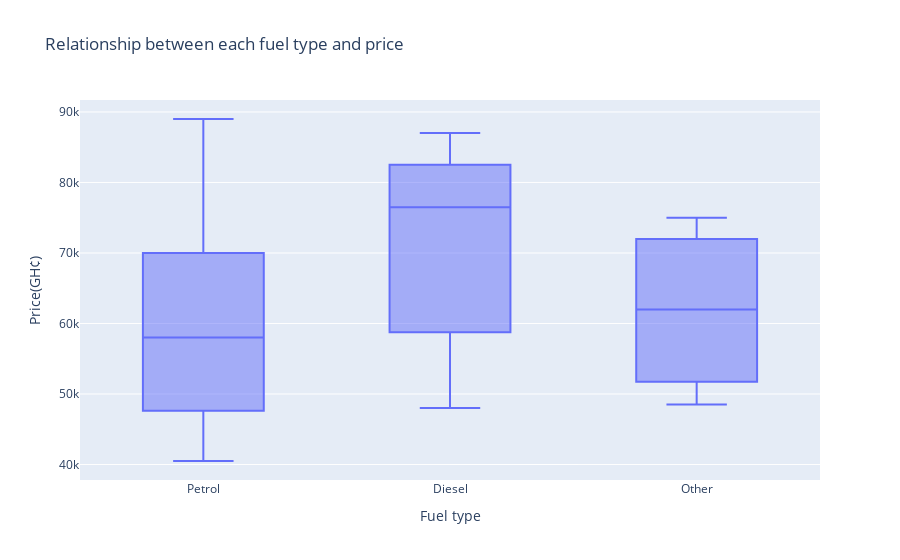

Here is the notebook cell this chart was saved with:
### Markdown cell above
### Fuel type vs Price

### Code cell
fig = px.box(df, x="Fuel type", y="Price(GH¢)", title='Relationship between each fuel type and price')
fig.show()

### Figure 1 — Plotly figure (JSON) as saved in the notebook; plotly's stock layout.template omitted (floating-point values rounded to 4 significant figures; data arrays with more than 128 entries replaced by an {"elided": "..."} marker saying what was removed)
{"data": [{"alignmentgroup": "True", "hovertemplate": "Fuel type=%{x}<br>Price(GH¢)=%{y}<extra></extra>", "legendgroup": "", "marker": {"color": "#636efa"}, "name": "", "notched": false, "offsetgroup": "", "orientation": "v", "showlegend": false, "type": "box", "x": {"elided": "372 str values"}, "x0": " ", "xaxis": "x", "y": {"elided": "372 int values"}, "y0": " ", "yaxis": "y"}], "layout": {"boxmode": "group", "legend": {"tracegroupgap": 0}, "title": {"text": "Relationship between each fuel type and price"}, "xaxis": {"anchor": "y", "domain": [0, 1], "title": {"text": "Fuel type"}}, "yaxis": {"anchor": "x", "domain": [0, 1], "title": {"text": "Price(GH¢)"}}}}
